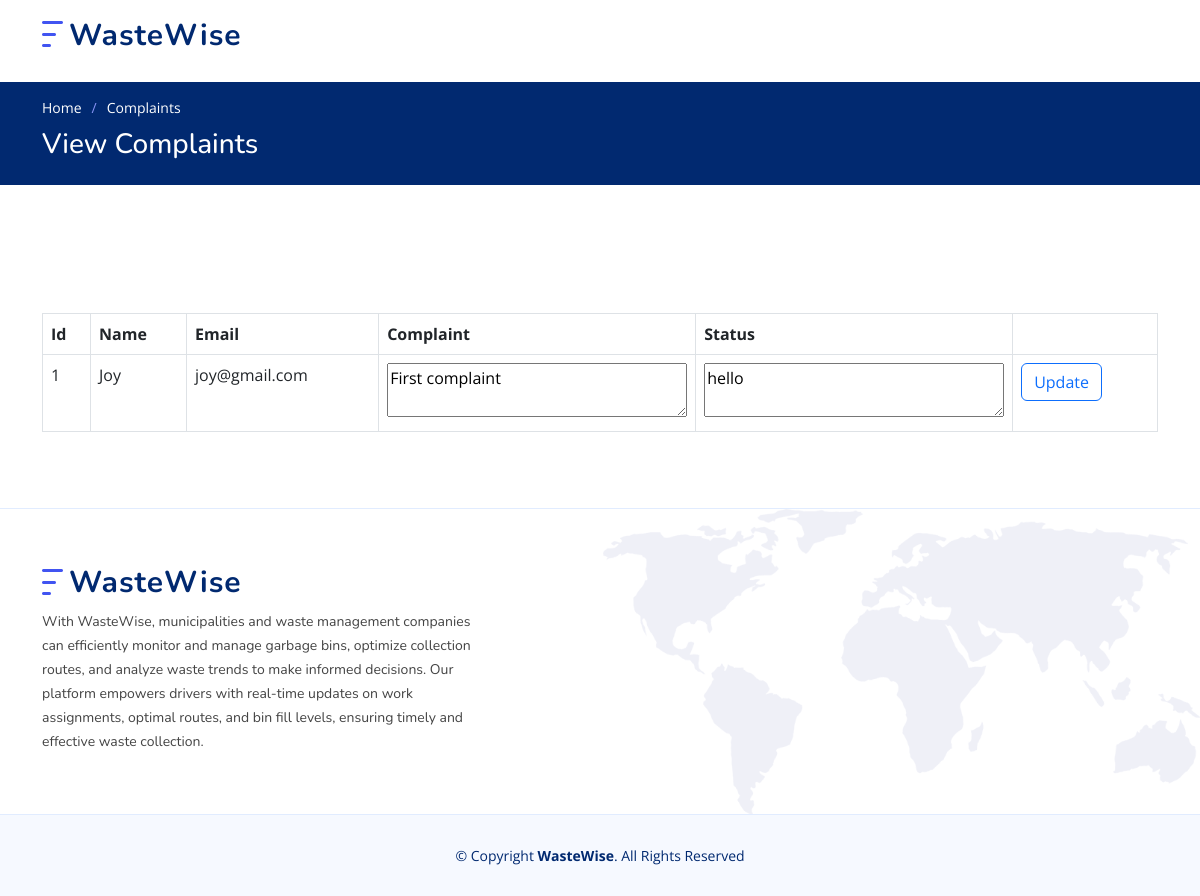
Page /view_users_complaint/ (signed in) on the committed database.
### w_app/models.py (models this page shows)
class Complaints(models.Model):
    S_id=models.IntegerField(primary_key=True)
    c_name=models.CharField(max_length=255)
    c_email=models.CharField(max_length=255)
    complaint=models.CharField(max_length=400)
    status=models.CharField(max_length=255,default="-")

### w_app/views.py (the view)
# urls.py: path('view_users_complaint/', view_users_complaint, name="view_users_complaint"),
@never_cache
def view_users_complaint(request):
	if 'uid' in request.session:
		a=Complaints.objects.all()
		return render(request, 'view_users_complaint.html',{'drv':a})
	else:
		return render(request, 'sign_in.html')

### w_app/templates/view_users_complaint.html (shortened to what this page needs)
{% load static %}
<!DOCTYPE html>
<html lang="en">
<head>
  <link href="{% static 'assets/vendor/aos/aos.css' %}" rel="stylesheet">
  <link href="{% static 'assets/vendor/bootstrap/css/bootstrap.min.css' %}" rel="stylesheet">
  <link href="{% static 'assets/vendor/bootstrap-icons/bootstrap-icons.css' %}" rel="stylesheet">
  <link href="{% static 'assets/vendor/glightbox/css/glightbox.min.css' %}" rel="stylesheet">
  <link href="{% static 'assets/vendor/remixicon/remixicon.css' %}" rel="stylesheet">
  <link href="{% static 'assets/vendor/swiper/swiper-bundle.min.css' %}" rel="stylesheet">
  <link href="{% static 'assets/css/style.css' %}" rel="stylesheet">
</head>
<body>
  <header id="header" class="header fixed-top">
    <div class="container-fluid container-xl d-flex align-items-center justify-content-between">
      <a href="{% url 'show_home_admin' %}" class="logo d-flex align-items-center">
        <img src="{% static 'assets/img/logo.png' %}" alt="">
        <span>WasteWise</span>
      </a>
      <nav id="navbar" class="navbar">
        <i class="bi bi-list mobile-nav-toggle"></i>
      </nav>
    </div>
  </header>
  <main id="main">
    <section class="breadcrumbs">
      <div class="container">
        <ol>
          <li><a href="{% url 'show_home_admin' %}">Home</a></li>
          <li>Complaints</li>
        </ol>
        <h2>View Complaints</h2>
      </div>
    </section>
    <br>
    <br>
    <section class="inner-page">
      <div class="container">
      <div class="row">
        <div class="col-md-12">
          <div class="table-wrapper" style="overflow-x: auto; margin-top: 20px;">
            <table class="table table-bordered  table-hover">
              <thead>
                <tr>
                  <th>Id</th>
                  <th>Name</th>
                  <th>Email</th>
                  <th>Complaint</th>
                  <th>Status</th>
                  <th></th>
                </tr>
              </thead>
              <tbody>
                {% for i in drv %}
                  <tr scope="row">
                    <form action="{% url 'edit_cmp_status' %}" method="POST">
                        <td>{{i.S_id}}<input type="text" name="S_id" value="{{i.S_id}}" hidden></td>
                        <td>{{i.c_name}}</td>
                        <td>{{i.c_email}}</td>
                        <td style="width: 300px;"><textarea readonly style="width: 300px;">{{i.complaint}}</textarea></td>
                        <td style="width: 300px;"><textarea name="cmpsta" style="width: 300px;" required>{{i.status}}</textarea></td>
                        <td><input type="submit" class="btn btn-outline-primary" name="edi" id="edi" value="Update"></td>
                    </form>
                  </tr>
                {% endfor %}
            </tbody>
            </table>
          </div>
        </div>
      </div>
    </div>
    </section>
  </main>
  <footer id="footer" class="footer">
    <div class="footer-top">
      <div class="container">
        <div class="row gy-4">
          <div class="col-lg-5 col-md-12 footer-info">
            <a href="{% url 'show_home_admin' %}" class="logo d-flex align-items-center">
              <img src="{% static 'assets/img/logo.png' %}" alt="">
              <span>WasteWise</span>
            </a>
            <p>
                With WasteWise, municipalities and waste management companies can efficiently monitor and manage garbage bins, optimize collection routes, and analyze waste trends to make informed decisions. Our platform empowers drivers with real-time updates on work assignments, optimal routes, and bin fill levels, ensuring timely and effective waste collection.
            </p>
          </div>
    </div>
      </div>
    </div>
    <div class="container">
      <div class="copyright">
        &copy; Copyright <strong><span>WasteWise</span></strong>. All Rights Reserved
      </div>
    </div>
  </footer>
</body>
</html>

### w_app/static/assets/css/style.css (style rules this page uses)
:root { scroll-behavior: smooth; }
body { font-family: "Open Sans", sans-serif; color: #444444; }
a { color: #4154f1; text-decoration: none; }
h1, h2, h3, h4, h5, h6 { font-family: "Nunito", sans-serif; }
section { padding: 60px 0; overflow: hidden; }
.breadcrumbs { padding: 15px 0; background: #012970; min-height: 40px; margin-top: 82px; color: #fff; }
.breadcrumbs h2 { font-size: 28px; font-weight: 500; }
.breadcrumbs ol { display: flex; flex-wrap: wrap; list-style: none; padding: 0 0 10px 0; margin: 0; font-size: 14px; }
.breadcrumbs ol a { color: #fff; transition: 0.3s; }
.breadcrumbs ol li+li { padding-left: 10px; }
.breadcrumbs ol li+li::before { display: inline-block; padding-right: 10px; color: #8894f6; content: "/"; }
.header { transition: all 0.5s; z-index: 997; padding: 20px 0; }
.header .logo { line-height: 0; }
.header .logo img { max-height: 40px; margin-right: 6px; }
.header .logo span { font-size: 30px; font-weight: 700; letter-spacing: 1px; color: #012970; font-family: "Nunito", sans-serif; margin-top: 3px; }
.navbar { padding: 0; }
.mobile-nav-toggle { color: #012970; font-size: 28px; cursor: pointer; display: none; line-height: 0; transition: 0.5s; }
@media (max-width: 1200px) { .mobile-nav-toggle { display: block; } }
.footer { background: #f6f9ff; padding: 0 0 30px 0; font-size: 14px; }
.footer .footer-top { background: white url(../img/footer-bg.png) no-repeat right top; background-size: contain; border-top: 1px solid #e1ecff; border-bottom: 1px solid #e1ecff; padding: 60px 0 30px 0; }
.footer .footer-top .footer-info { margin-bottom: 30px; }
.footer .footer-top .footer-info .logo { line-height: 0; margin-bottom: 15px; }
.footer .footer-top .footer-info .logo img { max-height: 40px; margin-right: 6px; }
.footer .footer-top .footer-info .logo span { font-size: 30px; font-weight: 700; letter-spacing: 1px; color: #012970; font-family: "Nunito", sans-serif; margin-top: 3px; }
.footer .footer-top .footer-info p { font-size: 14px; line-height: 24px; margin-bottom: 0; font-family: "Nunito", sans-serif; }
.footer .copyright { text-align: center; padding-top: 30px; color: #012970; }

### rows in the picture
Complaints: S_id "1", c_name "Joy", c_email "joy@gmail.com", complaint "First complaint", cmpsta "hello"
